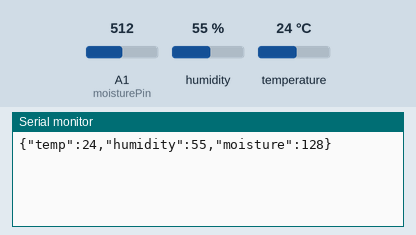
This sketch was run on a simulated Arduino Uno, built with avr-gcc and run on an emulated ATmega328P. Parts: the last lines printed to the serial monitor. Inputs (shaded band) come from the test bench; at power-on: humidity 55 %, A1 (moisturePin) = 512, temperature 24 °C.

Above: at 2.2 s.
2.3 s: humidity set to 22 %
At 12.0 s:
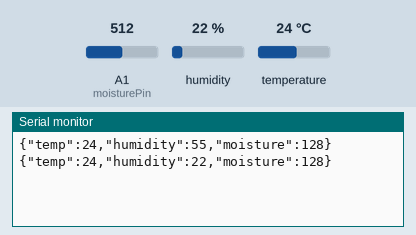
12.3 s: A1 (moisturePin) set to 716
At 22.0 s:
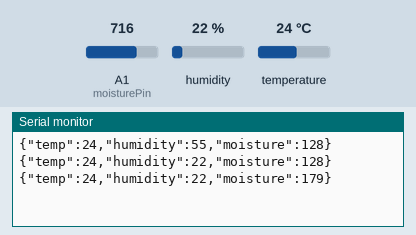
22.3 s: temperature set to 12 °C
At 32.0 s:
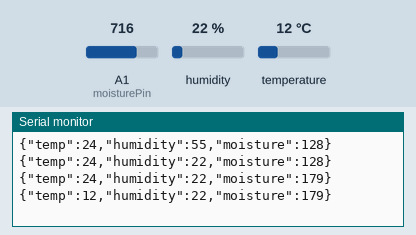
32.3 s: A1 (moisturePin) set to 900
At 41.7 s:
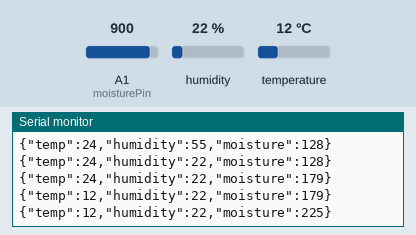
42.3 s: humidity set to 40 %
At 51.5 s:
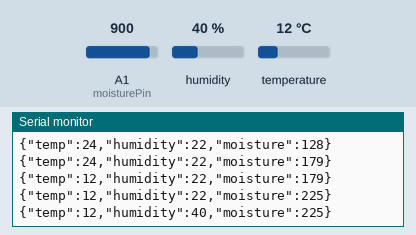
Timing chart, 0 to 53.0 s (numbered marks = the images above; inputs shaded):
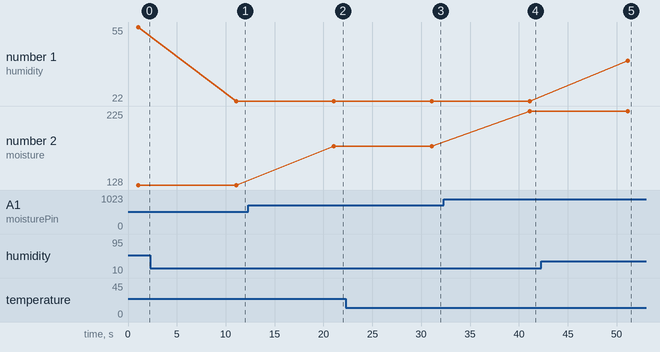

The sketch:

Server_Test_V1.ino
```cpp
#include <dht.h>
#include "dht.h"
#include <ArduinoJson.h>
#define dht_apin A0
#include <Math.h>
float temperatureVal, humidityVal, currentTemp, currentHumidity, moistPercentFloat;
int moistureLevel, currentMoisture, moistPercentInt;

//object declarations
dht DHT;
StaticJsonDocument<200> doc;

//global variables used throughout the program
int moisturePin = 1;
bool runOnce = false;

//needs to be changed for each user

void setup() {
  // put your setup code here, to run once:
  Serial.begin(9600);
  while (!Serial) continue;
  delay(1000);
  pinMode(moisturePin, INPUT);
}
void loop() {
  // put your main code here, to run repeatedly:
  DHT.read11(dht_apin);
  temperatureVal = DHT.temperature;
  humidityVal = DHT.humidity;
  moistureLevel = analogRead(moisturePin);
  moistPercentFloat = (moistureLevel / 400.0) * 100.0;
  moistPercentFloat = floor(moistPercentFloat);

  temperatureVal = DHT.temperature;
  doc["temp"] = temperatureVal;
  humidityVal = DHT.humidity;
  doc["humidity"] = humidityVal;
  doc["moisture"] = moistPercentFloat;
  serializeJson(doc, Serial);
  Serial.println();
  delay(10000);

}
```

Measured:
- after the input at 2.3 s, the serial monitor: prints a new line after 8.8 s (image 1)
- after the input at 12.3 s, the serial monitor: prints a new line after 8.8 s (image 2)
- after the input at 22.3 s, the serial monitor: prints a new line after 8.8 s (image 3)
- after the input at 32.3 s, the serial monitor: prints a new line after 8.8 s (image 4)
- after the input at 42.3 s, the serial monitor: prints a new line after 8.9 s (image 5)
- plotted number 1: 55 → 22 after the input at 2.3 s, 22 → 40 after the input at 42.3 s
- plotted number 2: 128 → 179 after the input at 12.3 s, 179 → 225 after the input at 32.3 s
